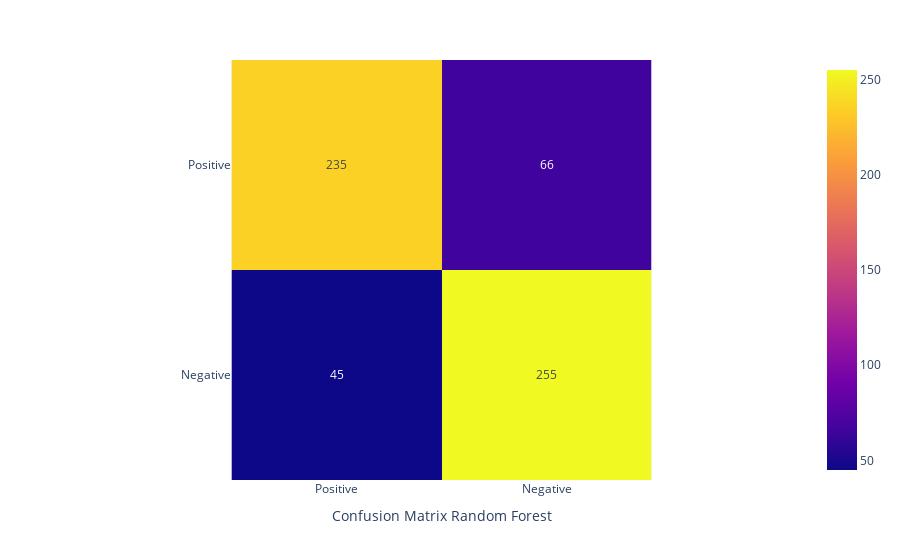

This figure's notebook cell:
### Code cell
confusion_matrix = metrics.confusion_matrix(labels, predictions)
px.imshow(
    confusion_matrix, text_auto=True,
    labels=dict(x="Confusion Matrix Random Forest"),
    x=['Positive', 'Negative'],
    y=['Positive', 'Negative']
)

### Figure 1 — Plotly figure (JSON) as saved in the notebook; plotly's stock layout.template omitted (floating-point values rounded to 4 significant figures)
{"data": [{"coloraxis": "coloraxis", "hovertemplate": "Confusion Matrix Random Forest: %{x}<br>y: %{y}<br>color: %{z}<extra></extra>", "name": "0", "texttemplate": "%{z}", "type": "heatmap", "x": ["Positive", "Negative"], "xaxis": "x", "y": ["Positive", "Negative"], "yaxis": "y", "z": [[235, 66], [45, 255]]}], "layout": {"coloraxis": {"colorscale": [[0, "#0d0887"], [0.1111, "#46039f"], [0.2222, "#7201a8"], [0.3333, "#9c179e"], [0.4444, "#bd3786"], [0.5556, "#d8576b"], [0.6667, "#ed7953"], [0.7778, "#fb9f3a"], [0.8889, "#fdca26"], [1, "#f0f921"]]}, "margin": {"t": 60}, "xaxis": {"anchor": "y", "constrain": "domain", "domain": [0, 1], "scaleanchor": "y", "title": {"text": "Confusion Matrix Random Forest"}}, "yaxis": {"anchor": "x", "autorange": "reversed", "constrain": "domain", "domain": [0, 1]}}}
